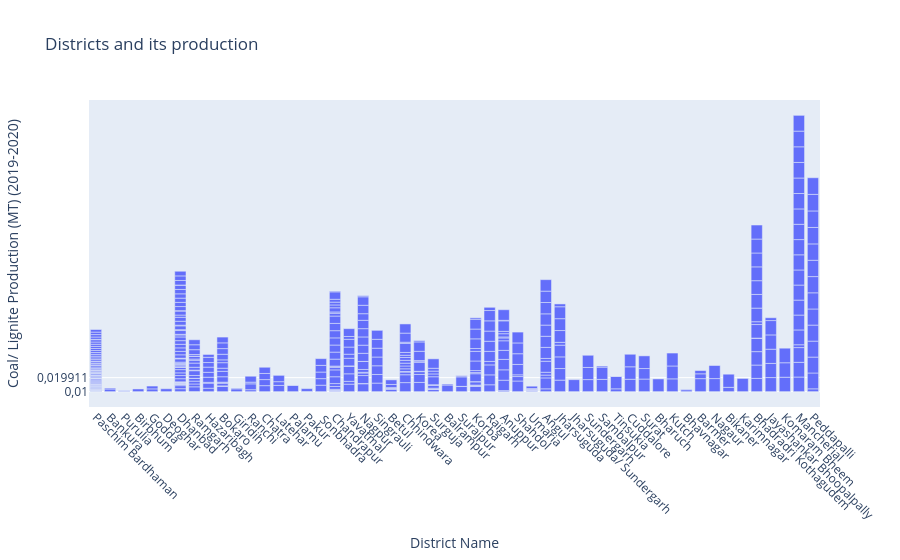

Notebook source saved alongside this figure:
### Code cell
fig = px.bar(data,x="District Name",y="Coal/ Lignite Production (MT) (2019-2020)",title="Districts and its production")
fig.update_layout(xaxis_tickangle=45)  
fig.show()

### Figure 1 — Plotly figure (JSON) as saved in the notebook; plotly's stock layout.template omitted (floating-point values rounded to 4 significant figures; data arrays with more than 128 entries replaced by an {"elided": "..."} marker saying what was removed)
{"data": [{"hovertemplate": "District Name=%{x}<br>Coal/ Lignite Production (MT) (2019-2020)=%{y}<extra></extra>", "legendgroup": "", "marker": {"color": "#636efa", "pattern": {"shape": ""}}, "name": "", "orientation": "v", "showlegend": false, "textposition": "auto", "type": "bar", "x": {"elided": "459 str values"}, "xaxis": "x", "y": {"elided": "459 str values"}, "yaxis": "y"}], "layout": {"barmode": "relative", "legend": {"tracegroupgap": 0}, "title": {"text": "Districts and its production"}, "xaxis": {"anchor": "y", "domain": [0, 1], "tickangle": 45, "title": {"text": "District Name"}}, "yaxis": {"anchor": "x", "domain": [0, 1], "title": {"text": "Coal/ Lignite Production (MT) (2019-2020)"}}}}
